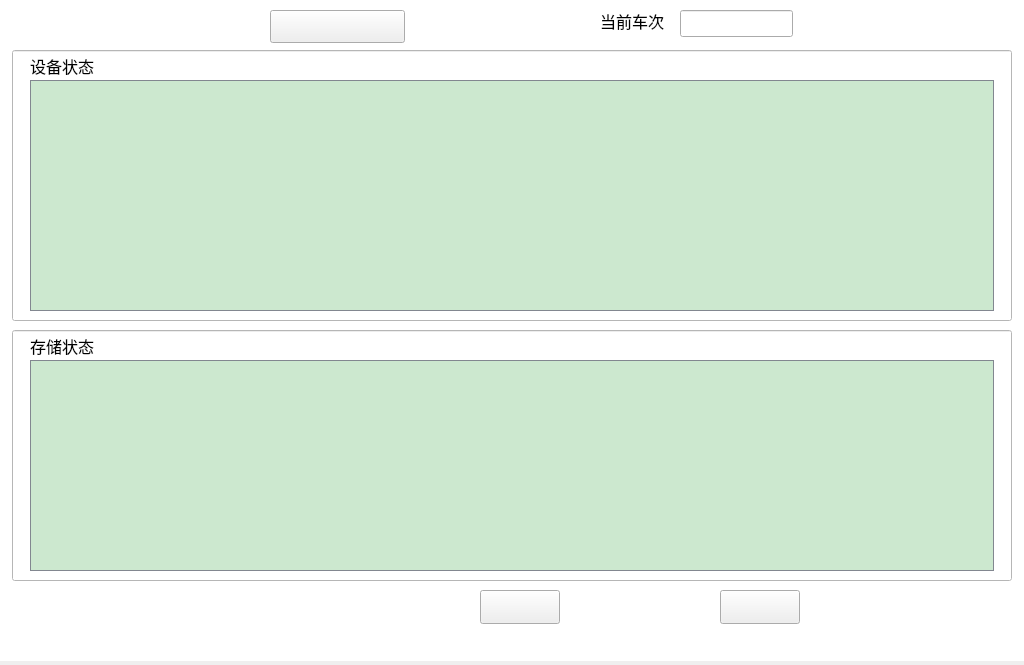
<?xml version="1.0" encoding="UTF-8"?>
<ui version="4.0">
 <class>devManageWidget</class>
 <widget class="QWidget" name="devManageWidget">
  <property name="geometry">
   <rect>
    <x>0</x>
    <y>0</y>
    <width>1024</width>
    <height>665</height>
   </rect>
  </property>
  <property name="windowTitle">
   <string>Form</string>
  </property>
  <widget class="QLineEdit" name="TrainNumberLineEdit">
   <property name="geometry">
    <rect>
     <x>680</x>
     <y>10</y>
     <width>113</width>
     <height>27</height>
    </rect>
   </property>
   <property name="font">
    <font>
     <pointsize>12</pointsize>
    </font>
   </property>
  </widget>
  <widget class="QLabel" name="TrainNumberlabel">
   <property name="geometry">
    <rect>
     <x>600</x>
     <y>10</y>
     <width>71</width>
     <height>21</height>
    </rect>
   </property>
   <property name="font">
    <font>
     <pointsize>12</pointsize>
    </font>
   </property>
   <property name="styleSheet">
    <string notr="true">color: rgb(0, 0, 0);background-color: rgb(255, 255, 255);</string>
   </property>
   <property name="text">
    <string>当前车次</string>
   </property>
  </widget>
  <widget class="QPushButton" name="TrainNumberSetPushButton">
   <property name="geometry">
    <rect>
     <x>270</x>
     <y>10</y>
     <width>135</width>
     <height>33</height>
    </rect>
   </property>
   <property name="font">
    <font>
     <pointsize>12</pointsize>
    </font>
   </property>
   <property name="styleSheet">
    <string notr="true">QPushButton{
background-image: url(:/monres/ccsz.bmp);}

QPushButton:pressed
{background-color: rgb(86, 164, 246);color: rgb(255, 255, 255);border-color: rgb(170, 170, 170);border-width: 2px;border-style: solid;}</string>
   </property>
   <property name="text">
    <string/>
   </property>
  </widget>
  <widget class="QPushButton" name="alarmPushButton">
   <property name="geometry">
    <rect>
     <x>480</x>
     <y>590</y>
     <width>80</width>
     <height>34</height>
    </rect>
   </property>
   <property name="font">
    <font>
     <pointsize>12</pointsize>
    </font>
   </property>
   <property name="styleSheet">
    <string notr="true">QPushButton{
background-image: url(:/monres/alertoff.bmp);}


QPushButton:pressed
{background-color: rgb(86, 164, 246);color: rgb(255, 255, 255);border-color: rgb(170, 170, 170);border-width: 2px;border-style: solid;}</string>
   </property>
   <property name="text">
    <string/>
   </property>
   <property name="checkable">
    <bool>true</bool>
   </property>
  </widget>
  <widget class="QPushButton" name="canselPushButton">
   <property name="geometry">
    <rect>
     <x>720</x>
     <y>590</y>
     <width>80</width>
     <height>34</height>
    </rect>
   </property>
   <property name="styleSheet">
    <string notr="true">QPushButton{
background-image: url(:/monres/cancel.bmp);}

QPushButton:pressed
{background-color: rgb(86, 164, 246);color: rgb(255, 255, 255);border-color: rgb(170, 170, 170);border-width: 2px;border-style: solid;}</string>
   </property>
   <property name="text">
    <string/>
   </property>
  </widget>
  <widget class="QTableWidget" name="devStorageTableWidget">
   <property name="geometry">
    <rect>
     <x>30</x>
     <y>360</y>
     <width>964</width>
     <height>211</height>
    </rect>
   </property>
   <property name="font">
    <font>
     <pointsize>12</pointsize>
    </font>
   </property>
   <property name="styleSheet">
    <string notr="true">border-style: none;
background-color: rgb(204, 232, 207);
gridline-color: rgb(255, 255, 255);
border-color: rgb(130, 135, 144);
border-width: 1px;border-style: solid;</string>
   </property>
   <property name="frameShape">
    <enum>QFrame::StyledPanel</enum>
   </property>
   <property name="showGrid">
    <bool>false</bool>
   </property>
   <property name="columnCount">
    <number>0</number>
   </property>
   <attribute name="horizontalHeaderVisible">
    <bool>true</bool>
   </attribute>
   <attribute name="horizontalHeaderCascadingSectionResizes">
    <bool>false</bool>
   </attribute>
   <attribute name="horizontalHeaderDefaultSectionSize">
    <number>100</number>
   </attribute>
   <attribute name="horizontalHeaderHighlightSections">
    <bool>true</bool>
   </attribute>
   <attribute name="horizontalHeaderMinimumSectionSize">
    <number>61</number>
   </attribute>
   <attribute name="horizontalHeaderShowSortIndicator" stdset="0">
    <bool>false</bool>
   </attribute>
   <attribute name="horizontalHeaderStretchLastSection">
    <bool>false</bool>
   </attribute>
   <attribute name="verticalHeaderVisible">
    <bool>false</bool>
   </attribute>
   <attribute name="verticalHeaderHighlightSections">
    <bool>false</bool>
   </attribute>
  </widget>
  <widget class="QTableWidget" name="devStatusTableWidget">
   <property name="geometry">
    <rect>
     <x>30</x>
     <y>80</y>
     <width>964</width>
     <height>231</height>
    </rect>
   </property>
   <property name="font">
    <font>
     <pointsize>12</pointsize>
    </font>
   </property>
   <property name="styleSheet">
    <string notr="true">border-style: none;
background-color: rgb(204, 232, 207);
gridline-color: rgb(255, 255, 255);
border-color: rgb(130, 135, 144);
border-width: 1px;border-style: solid;</string>
   </property>
   <property name="showDropIndicator" stdset="0">
    <bool>true</bool>
   </property>
   <property name="showGrid">
    <bool>false</bool>
   </property>
   <attribute name="verticalHeaderVisible">
    <bool>false</bool>
   </attribute>
  </widget>
  <widget class="QLabel" name="devStatusLabel">
   <property name="geometry">
    <rect>
     <x>30</x>
     <y>55</y>
     <width>81</width>
     <height>21</height>
    </rect>
   </property>
   <property name="font">
    <font>
     <pointsize>12</pointsize>
    </font>
   </property>
   <property name="styleSheet">
    <string notr="true">color: rgb(0, 0, 0);</string>
   </property>
   <property name="text">
    <string>设备状态</string>
   </property>
  </widget>
  <widget class="QLabel" name="devStorageLabel">
   <property name="geometry">
    <rect>
     <x>30</x>
     <y>335</y>
     <width>81</width>
     <height>21</height>
    </rect>
   </property>
   <property name="font">
    <font>
     <pointsize>12</pointsize>
    </font>
   </property>
   <property name="styleSheet">
    <string notr="true">color: rgb(0, 0, 0);</string>
   </property>
   <property name="text">
    <string>存储状态</string>
   </property>
  </widget>
  <widget class="QLabel" name="label_2">
   <property name="geometry">
    <rect>
     <x>0</x>
     <y>0</y>
     <width>1024</width>
     <height>661</height>
    </rect>
   </property>
   <property name="styleSheet">
    <string notr="true">background-color: rgb(255, 255, 255);</string>
   </property>
   <property name="text">
    <string/>
   </property>
  </widget>
  <widget class="QLineEdit" name="lineEdit">
   <property name="enabled">
    <bool>false</bool>
   </property>
   <property name="geometry">
    <rect>
     <x>12</x>
     <y>50</y>
     <width>1000</width>
     <height>271</height>
    </rect>
   </property>
   <property name="styleSheet">
    <string notr="true">background-color: rgb(255, 255, 255);</string>
   </property>
  </widget>
  <widget class="QLineEdit" name="lineEdit_2">
   <property name="enabled">
    <bool>false</bool>
   </property>
   <property name="geometry">
    <rect>
     <x>12</x>
     <y>330</y>
     <width>1000</width>
     <height>251</height>
    </rect>
   </property>
   <property name="styleSheet">
    <string notr="true">color: rgb(0, 0, 0);
background-color: rgb(255, 255, 255);</string>
   </property>
  </widget>
  <zorder>label_2</zorder>
  <zorder>alarmPushButton</zorder>
  <zorder>TrainNumberLineEdit</zorder>
  <zorder>TrainNumberlabel</zorder>
  <zorder>TrainNumberSetPushButton</zorder>
  <zorder>canselPushButton</zorder>
  <zorder>lineEdit</zorder>
  <zorder>devStatusTableWidget</zorder>
  <zorder>devStatusLabel</zorder>
  <zorder>lineEdit_2</zorder>
  <zorder>devStorageLabel</zorder>
  <zorder>devStorageTableWidget</zorder>
 </widget>
 <resources/>
 <connections/>
</ui>
